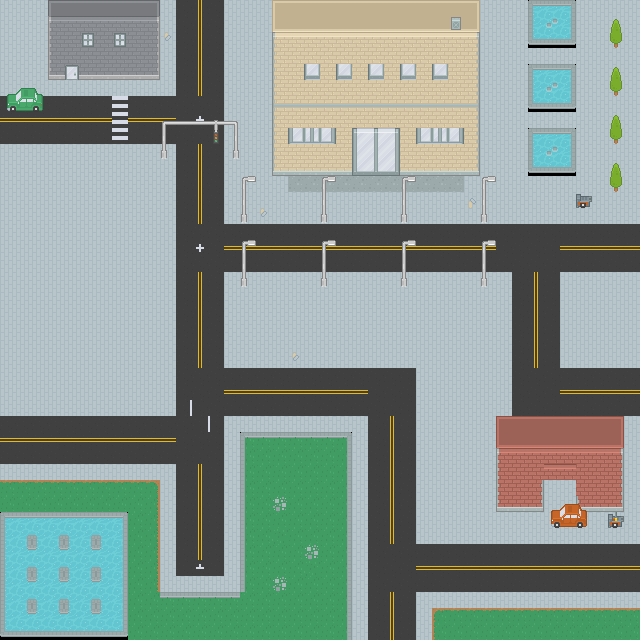

A level layout from a 2D game, rendered from its tile map. Below: a short description, then the map file with tile-grid data replaced by summaries:
An orthogonal 40x40 tile map with 16x16 px tiles, 2 tile layers (background, overlay).

<map version="1.0" orientation="orthogonal" renderorder="right-down" width="40" height="40" tilewidth="16" tileheight="16" nextobjectid="1">
 <tileset firstgid="1" name="spritesheet" tilewidth="16" tileheight="16" spacing="1" tilecount="1036" columns="37">
  <image source="spritesheet.png" width="628" height="475" />
 </tileset>
 <layer name="background" width="40" height="40">
  <data>[1600 cells, 1600 non-empty, 83 distinct tile ids]</data>
 </layer>
 <layer name="overlay" width="40" height="40">
  <data>[1600 cells, 80 non-empty, 42 distinct tile ids]</data>
 </layer>
</map>
